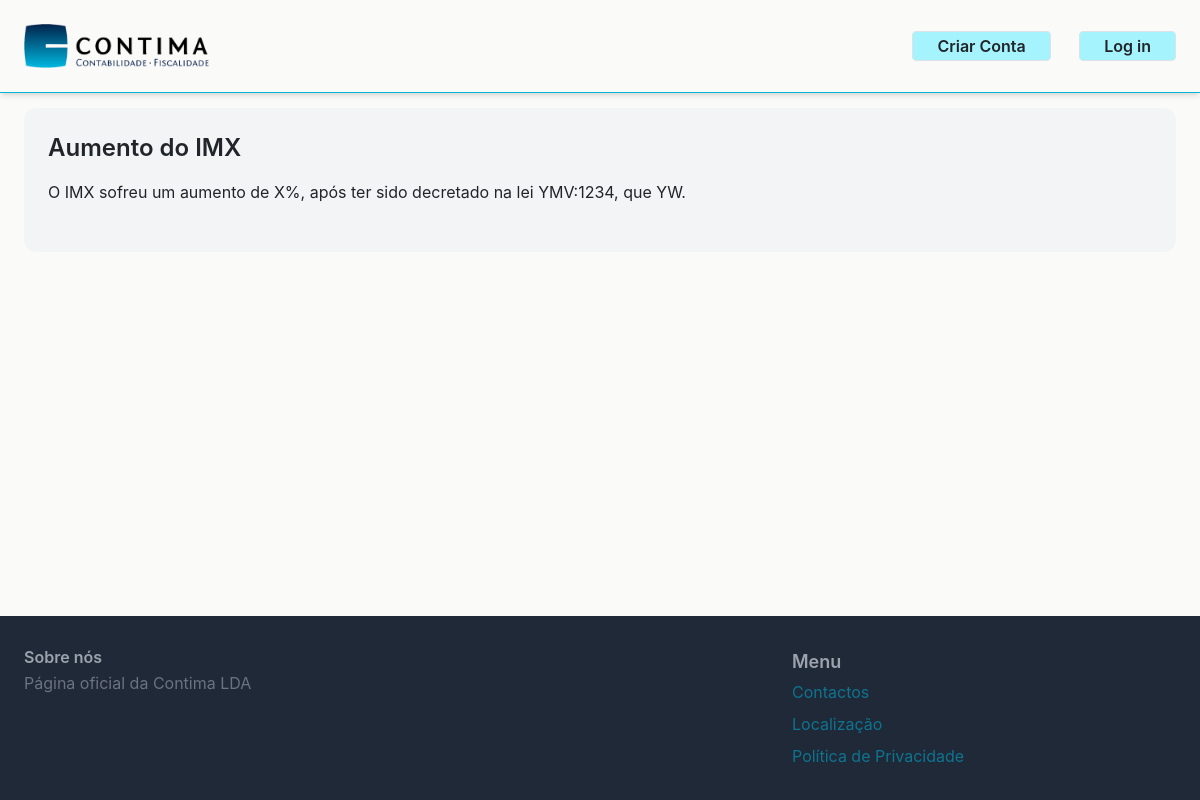
The app's page /artigos/1/ with its own data.
### article/models.py (models this page shows, shortened)
class Article(models.Model):
    categories = models.ManyToManyField(Category, related_name='articles')
    title= models.CharField(max_length=355)
    description= models.TextField(blank=True, null=True)
    image = models.ImageField(upload_to='articles_images', blank=True, null=True)
    created_by = models.ForeignKey(User, related_name='articles', on_delete=models.DO_NOTHING)
    created_at = models.DateTimeField(auto_now_add=True)
    link = models.URLField(max_length = 200, blank=True, null=True)
    class Meta:
        ordering = ('-created_at',)

### article/views.py (the view)
# urls.py: path('<int:id>/', views.detail, name='detail')    #o id vai ser enviado para a função detail
def detail(request, id):
    article= get_object_or_404(Article, id=id) #1º id: o da função, 2º id: o do url
    return render (request, 'article/detail.html', {
        'article': article
        })

### article/templates/article/detail.html (shortened to what this page needs)
{% extends 'core/base.html' %}
{% block content %}
{% load static %}
<div class="flex items-center justify-center w-full mb-10">
    <div class="text-center">
        <h1 class="font-semibold text-2xl mt-4 mb-2">Notícia</h1>
    </div>
</div>
<div class=" m-4 px-6 py-2 bg-gray-100 rounded-xl">
    <h1 class="text-2xl font-semibold py-3">{{article.title}}</h1>
    <div class=" text-md mb-10">
        {{ article.description|linebreaks }}
    </div>
</div>
{% endblock%}

### records on screen
Article: title "Aumento do IMX", description "O IMX sofreu um aumento de X%, após ter sido decretado na lei YMV:1234, que YW."
